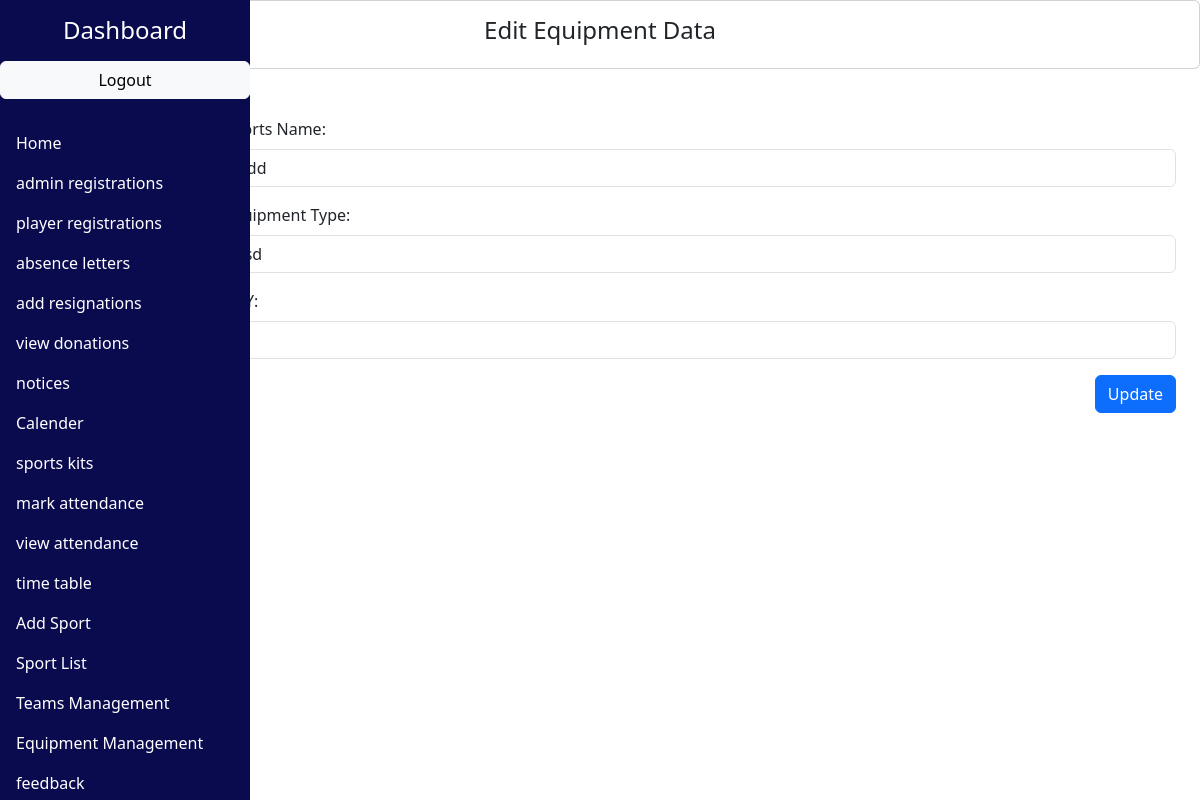
The app's page /EquipmentEdit.php?editId=2 with its own data.
### tables this page shows
CREATE TABLE `equipment` (
  `id` int(11) NOT NULL,
  `sports_name` varchar(255) NOT NULL,
  `equipment_type` varchar(255) NOT NULL,
  `qty` int(11) NOT NULL
);

### Class/DbConnection.php (called while the page is built, shortened)
<?php
class DbConnection {
        private $servername = "localhost";
		private $username   = "root";
		private $password   = "";
		private $database   = "mydb";
		public function __construct()
		{
		    $this->con = new mysqli($this->servername, $this->username,$this->password,$this->database);
		    if(mysqli_connect_error()) {
			 trigger_error("Failed to connect to MySQL: " . mysqli_connect_error());
		    }else{
			return $this->con;
		    }
		}
}
?>

### Class/Equipment.php (called while the page is built, shortened)
<?php
   include_once "Class/DbConnection.php";
	class Equipment extends DbConnection
	{
		public function displyaRecordById($id)
		{
		    $query = "SELECT * FROM equipment WHERE id = '$id'";
		    $result = $this->con->query($query);
		if ($result->num_rows > 0) {
			$row = $result->fetch_assoc();
			return $row;
		    }else{
			echo "Record not found";
		    }
		}
	}
?>

### EquipmentEdit.php (the view, shortened to what this page needs)
<?php
  include_once "Class/Equipment.php";
  $equipmentObj = new Equipment();
  if(isset($_GET['editId']) && !empty($_GET['editId'])) {
    $editId = $_GET['editId'];
    $equipment = $equipmentObj->displyaRecordById($editId);
  }
?>
<!DOCTYPE html>
<html lang="en">
<head>
  <link rel="stylesheet" href="https://maxcdn.bootstrapcdn.com/bootstrap/4.5.2/css/bootstrap.min.css">
  <link rel="stylesheet" href="https://pro.fontawesome.com/releases/v5.10.0/css/all.css"/>
 <link href="https://cdn.jsdelivr.net/npm/bootstrap@5.3.1/dist/css/bootstrap.min.css" rel="stylesheet">
</head>
<body>
<div class="card text-center" style="padding:15px;">
  <h4>Edit Equipment Data</h4>
</div><br>
<div class="container-fluid">
    <div class="row">
     <nav class="col-md-2 col-12 sidebar p-0">
             <div class="position-sticky">
          <h4 class="my-3 text-center">Dashboard</h4>
          <ul class="nav flex-column">
            <a href="logout.php" class="btn btn-outline-light btn-primary btn-light" style="color: black;">Logout</a>
<br>
                      <li class="nav-item">
                      <a class="nav-link active" href="admin_dashboard.php">Home</a>
                    </li>
                        <li class="nav-item">
                            <a class="nav-link active" href="admin_registrations.php">admin registrations</a>
                        </li>
                        <li class="nav-item">
                            <a class="nav-link active" href="player_registrations.php">player registrations</a>
                        </li>
                        <li class="nav-item">
                            <a class="nav-link active" href="admin_absence_letters.php">absence letters</a>
                        </li>
                        <li class="nav-item">
                            <a class="nav-link active" href="add_resignation.php">add resignations</a>
                        </li>
                        <li class="nav-item">
                            <a class="nav-link active" href="view_donation.php">view donations</a>
                        </li>
                        <li class="nav-item">
                            <a class="nav-link active" href="admin_notices.php">notices</a>
                        </li>
                        <li class="nav-item">
                            <a class="nav-link active" href="admin_event.php">Calender</a>
                        </li>
                          <li class="nav-item">
                            <a class="nav-link active" href="admin_sport_kit.php">sports kits</a>
                        </li>
                          <li class="nav-item">
                            <a class="nav-link active" href="mark_attendence.php">mark attendance</a>
                        </li>
                          <li class="nav-item">
                            <a class="nav-link active" href="view_attendance1.php">view attendance</a>
                        </li>
                          <li class="nav-item">
                            <a class="nav-link active" href="2.php">time table</a>
                        </li>
                        <li class="nav-item">
                          <a class="nav-link active" href="./add_sport.php">Add Sport</a>
                        </li>
                        <li class="nav-item">
                          <a class="nav-link active" href="./list_sports.php">Sport List</a>
                        </li>
                        <li class="nav-item">
                          <a class="nav-link active" href="./Teams.php">Teams Management</a>
                        </li>
                        <li class="nav-item">
                            <a class="nav-link active" href="./EquipmentStock.php">Equipment Management</a>
                        </li>
            <li class="nav-item">
              <a class="nav-link active" href="admin_feedback.php">feedback</a>
            </li>
          </ul>
        </div>
      </nav>
 <main class="col-md-10 col-12 ms-sm-auto">
  <div class="container-fluid mt-4" style="margin: auto;">
  <form action="EquipmentEdit.php" method="POST">
    <div class="form-group">
      <label for="name">Sports Name:</label>
      <input type="text" class="form-control" name="sports_name" value="<?php echo $equipment['sports_name']; ?>" required="">
    </div>
    <div class="form-group">
      <label >Equipment Type:</label>
      <input type="text" class="form-control" name="equipment_type" value="<?php echo $equipment['equipment_type']; ?>" required="">
    </div>
    <div class="form-group">
      <label >QTY:</label>
      <input type="number" class="form-control" name="qty" value="<?php echo $equipment['qty']; ?>" required="">
    </div>
    <div class="form-group">
      <input type="submit" name="update" class="btn btn-primary" style="float:right;" value="Update">
    </div>
  </form>
</div>
 </main>
</body>
</html>

### EquipmentEdit.php (style rules this page uses)
.sidebar { position: fixed; top: 0; left: 0; bottom: 0; background-color: #0A0B4F; color: white; overflow-y: auto; height: 100%; width: 250px; z-index: 1; padding: 20px; margin: 0; }
.sidebar .nav-link { color: white; }
body { overflow-x: hidden; }
.sidebar { flex: 0 0 250px; background-color: #0A0B4F; color: white; }

### records on screen
equipment: sports_name "ddd", equipment_type "ssd", qty "3"
